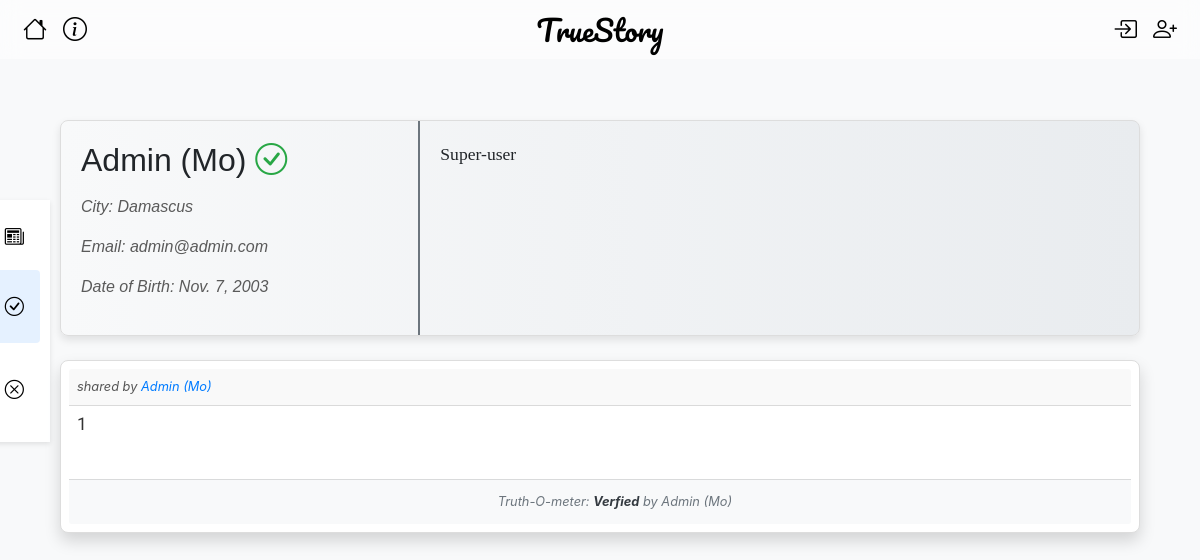
Page /account/2/details?nav=verified on the earlier database version.
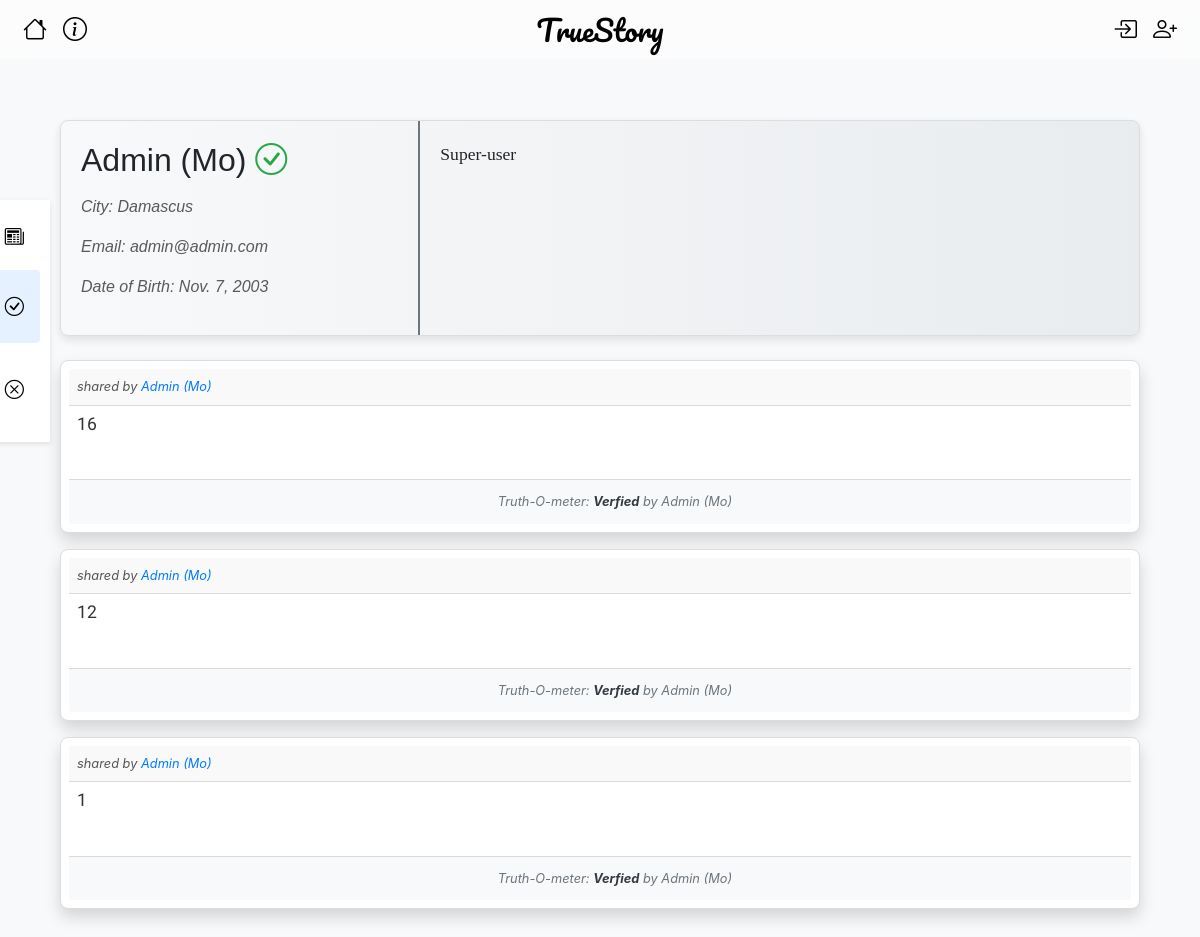
Same page on the later database version.
### mainapp/models.py (models this page shows, shortened)
class Post(models.Model):
    post_id = models.BigAutoField("Post id",primary_key=True)
    account = models.ForeignKey(Account, on_delete=models.CASCADE,related_name="account")
    post_text = models.TextField("Post Text", max_length=5000)
    true_prob = models.FloatField("Prop",default = -1)
    status = models.CharField(max_length=1000,default="Processing..")
    checker = models.ForeignKey(Account,null=True, blank=True,on_delete=models.SET_NULL,related_name="checker")
    created_at = models.DateTimeField("Created at", auto_now_add = True)
    updated_at = models.DateTimeField("Updated at", auto_now = True)
    class Meta:
        verbose_name = "Post"
        ordering = ["-post_id"]
    def get_relative_time(self):
        now = datetime.now()
        past_date = self.created_at
        relative_time = DateTimeUtils.relative_datetime(past_date)[0]
        ago = " ago"
        if relative_time == "just now":
            ago =""
        return relative_time+ago

class Account(models.Model):
    user = models.OneToOneField(CustomUser, on_delete=models.CASCADE, primary_key=True)
    first_name = models.CharField("First Name", max_length=100)
    last_name = models.CharField("Last Name", max_length=100)
    date_of_birth = models.DateField("Date Of Birth",)
    gender = models.CharField("Gender", max_length=8, choices=[("MALE", "MALE"), ("FEMALE", "FEMALE")])
    city = models.CharField("City", max_length=50)
    bio = models.TextField("Bio", max_length=1000)
    last_api_call = models.DateTimeField(null=True, blank=True)
    def __str__(self):
        return self.first_name + " " + self.last_name
    def get_absolute_url(self):
        return reverse("account_detail", kwargs={"pk": self.pk})

### mainapp/views/account.py (the view, shortened to what this page needs)
def profile_view(request, pk):
    account = Account.objects.get(user_id=pk)
    nav = request.GET.get('nav', 'posts')
    if nav == 'verified':
        post_list = Post.objects.filter(checker=account, status="Verfied")
    elif nav == 'disproven':
        post_list = Post.objects.filter(checker=account, status="Disproven")
    else:
        post_list = Post.objects.filter(account=account)
    paginator = Paginator(post_list, 10)  # Show 10 posts per page
    page_number = request.GET.get('page',1)
    page_obj = paginator.get_page(page_number)
    context = {
        'account': account,
        'page_obj': page_obj,
        'has_next': page_obj.has_next(),
    }
    return render(request, 'mainapp/account/account_details.html', context)

### mainapp/templates/mainapp/account/account_details.html (shortened to what this page needs)
{% extends "base.html" %}
{% load static %}
{% block style %}
<link rel="stylesheet" type="text/css" href="{% static 'mainapp/css/profile_card.css' %}">
<link rel="stylesheet" type="text/css" href="{% static 'mainapp/css/post_card2.css' %}">
<link rel="stylesheet" type="text/css" href="{% static 'mainapp/css/side_panel.css' %}">
{% endblock style %}
{% block content %}
<div class="container mt-4">
    {% include 'mainapp/account/_profile_card.html' %}
    <div class="side-panel">
        <ul class="nav flex-column">
            <li class="nav-item">
                <a id="all_posts_nav" class="nav-link sub-bar {% if not request.GET.nav or request.GET.nav == 'posts' %}active{% endif %}" href="?nav=posts">
                    {{account.first_name}} Posts <i class="bi bi-newspaper float-right"></i>
                </a>
            </li>
            <li class="nav-item">
                <a class="nav-link sub-bar {% if request.GET.nav == 'verified' %}active{% endif %}" href="?nav=verified">
                    Verified by {{account.first_name}}<i class="bi bi-check-circle float-right"></i>
                </a>
            </li>
            <li class="nav-item">
                <a class="nav-link sub-bar {% if request.GET.nav == 'disproven' %}active{% endif %}" href="?nav=disproven">
                    Disproven by {{account.first_name}}<i class="bi bi-x-circle float-right"></i>
                </a>
            </li>
        </ul>
    </div>
    <div id="posts-container" class="mt-4">
        {% include 'mainapp/post/_posts_section.html' %}
    </div>
</div>
{% endblock %}

### mainapp/templates/mainapp/post/_post_card2.html (shortened to what this page needs)
<div class="card mt-3 p-2 shadow" id="post-card-{{post.post_id}}">
    <div class="card-header d-flex justify-content-between p-2">
        <span class="small card-author">shared by <a href="{{ post.account.get_absolute_url }}" >{{ post.account.first_name }} {{ post.account.last_name }}</a></span>
    </div>
    <p class="card-text post-body p-2">
        <span class="post-summary">{{ post.post_text|linebreaksbr }}</span>
        <br><a href="javascript:void(0);" class="see-more text-info">Show more...</a>
    </p>
    <div class="card-footer d-flex justify-content-between align-items-center p-2 bg-light">
        <div class="btn-group" role="group">
        </div>
        <div id="poststatue{{post.post_id}}" class="status text-muted small text-center mx-auto">
            Truth-O-meter: <strong class="text-dark">{{ post.status }}</strong>
            {% if post.checker %}
                <span> by <a id="checker-link" href="{{post.checker.get_absolute_url}}">{{ post.checker }}</a></span>
            {% endif %}
        </div>
        <div class="btn-group" role="group">
        </div>
    </div>
</div>

Differences in the rows shown:
now on this page (row edited): Post: account.first_name "Admin", account.last_name "(Mo)", post_text "16", status "Verfied", checker "Admin (Mo)"
now on this page (row edited): Post: account.first_name "Admin", account.last_name "(Mo)", post_text "12", status "Verfied", checker "Admin (Mo)"
